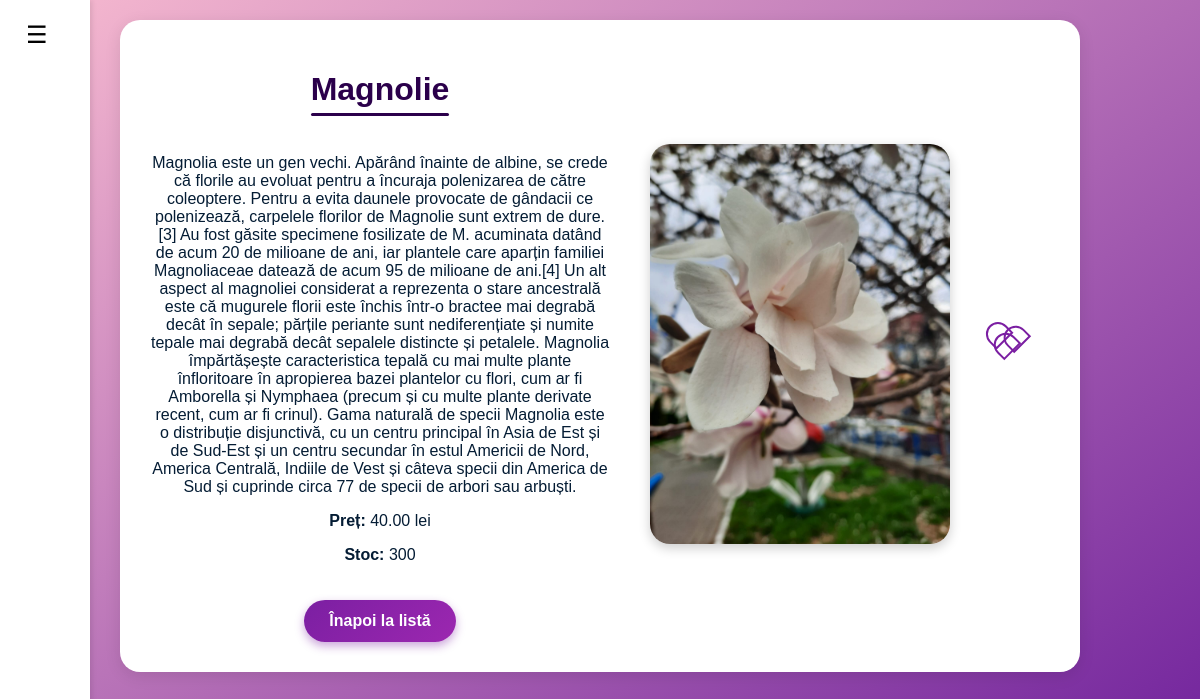
The page /floare/4/ on the database its author committed.
### main/models.py (models this page shows, shortened)
class Floare(models.Model):
    nume = models.CharField(max_length=100)
    descriere = models.TextField()
    pret = models.DecimalField(max_digits=6, decimal_places=2)
    imagine = models.ImageField(upload_to='flori/', blank=True, null=True)
    stoc = models.PositiveIntegerField(default=0)

### main/views.py (the view)
# urls.py: path('floare/<int:floare_id>/', views.detalii_floare, name='detalii_floare'),
def detalii_floare(request, floare_id):
    floare = get_object_or_404(Floare, id=floare_id)
    return render(request, 'main/detalii_floare.html', {'floare': floare})

### main/templates/main/detalii_floare.html (shortened to what this page needs)
<!DOCTYPE html>
<html>
<head>
    {% load static %}
    <link rel="stylesheet" href="{% static 'main/styleDetails.css' %}">
    <link rel="stylesheet" href="{% static 'main/favouriteBtn.css' %}">
    <link rel="stylesheet" href="{% static 'main/sidebar.css' %}">
</head>
<body>
    {% include 'main/base.html' %}
    <div class="container">
        <div class="floare-info">
            <h1 class="titlu">{{ floare.nume }}</h1>
            <p>{{ floare.descriere }}</p>
            <p><strong>Preț:</strong> {{ floare.pret }} lei</p>
            <p><strong>Stoc:</strong> {{ floare.stoc }}</p>
            <a href="{% url 'home' %}" class="backButton">Înapoi la listă</a>
        </div>
        {% if floare.imagine %}
        <div class="floare-imagine">
            <img src="{{ floare.imagine.url }}" alt="{{ floare.nume }}">
        </div>
        {% endif %}
              <form method="post" action="{% url 'toggle_favorite' floare.id %}">
                <button type="submit" class="favorite-btn {% if floare.id in favorite_ids %}active{% endif %}">
                   <span class="heart"></span>
                </button>
              </form>
    </div>
</body>
</html>

### main/static/main/styleDetails.css (style rules this page uses)
body { background: linear-gradient(to right, #f8e1ff, #e4a1f2); font-family: 'Segoe UI', sans-serif; margin: 0; padding: 40px; color: #2b004b; }
.container { display: flex; flex-wrap: wrap; align-items: center; justify-content: center; background-color: white; border-radius: 20px; box-shadow: 0 4px 16px rgba(0, 0, 0, 0.1); padding: 30px; max-width: 900px; margin: auto; gap: 40px; }
.floare-info { flex: 1; min-width: 250px; }
.floare-imagine img { width: 300px; height: auto; border-radius: 20px; box-shadow: 0 4px 12px rgba(0, 0, 0, 0.2); }
.backButton { display: inline-block; margin-top: 20px; padding: 12px 25px; font-size: 16px; font-weight: 600; color: white; background: linear-gradient(135deg, #7b1fa2, #9c27b0); border-radius: 30px; text-decoration: none; box-shadow: 0 4px 10px rgba(123, 31, 162, 0.4); transition: background 0.3s ease, transform 0.2s ease; }
.titlu { position: relative; display: inline-block; padding-bottom: 8px; font-size: 32px; font-weight: bold; color: #2b004b; }
.titlu::after { content: ""; position: absolute; left: 0; bottom: 0; height: 3px; width: 100%; background-color: #2b004b; border-radius: 5px; }

### main/static/main/favouriteBtn.css (style rules this page uses)
.favorite-btn { background: none; border: none; cursor: pointer; padding: 0; outline: none; width: 30px; height: 30px; position: relative; margin-right: 30px; vertical-align: middle; }
.heart { display: inline-block; width: 20px; height: 18px; background: transparent; position: relative; transform: rotate(-45deg); transition: background-color 0.3s ease; border-radius: 15px 15px 0 0; border: 2px solid #7b1fa2; }
.heart::before, .heart::after { content: ""; position: absolute; width: 20px; height: 18px; background: transparent; border: 2px solid #7b1fa2; border-radius: 15px 15px 0 0; transition: background-color 0.3s ease; top: -10px; left: 0; }
.heart::before { top: -15px; left: 0; }
.heart::after { top: 0; left: 10px; }

### main/static/main/style.css (style rules this page uses)
body { font-family: Arial, sans-serif; text-align: center; background: linear-gradient(to bottom right, #f8bbd0, #6a1b9a); color: #041c34; padding: 20px; min-height: 100vh; }

### rows shown on the page
Floare: nume "Magnolie", descriere "Magnolia este un gen vechi. Apărând înainte de albine, se crede că florile au evoluat pentru a încuraja polenizarea de către coleoptere. Pentru a evita daunele provocate de gândacii ce polenizează, carpelele florilor de Magnolie sunt extrem de dure.[3] Au fost găsite specimene fosilizate de M. acuminata datând de acum 20 de milioane de ani, iar plantele care aparțin familiei Magnoliaceae datează de acum 95 de milioane de ani.[4] Un alt aspect al magnoliei considerat a reprezenta o stare ancestrală este că mugurele florii este închis într-o bractee mai degrabă decât în sepale; părțile periante sunt nediferențiate și numite tepale mai degrabă decât sepalele distincte și petalele. Magnolia…", pret "40.00", stoc "300", imagine (picture)
